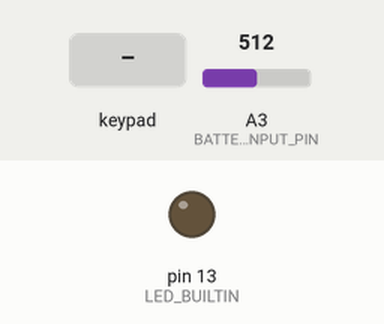
A program run on a simulated Arduino Pro Mini, built with avr-gcc and run on an emulated ATmega328P. On the bench: output pins drawn as LEDs (lit = HIGH). Wiring (inferred from the names in the program): 4×4 keypad with keys 1 2 3 A 4 5 6 B 7 8 9 C * 0 # D (labels assumed): rows A1, pin 9, pin 8, pin 7; columns pin 5, A5, pin 6, A4. Dashed ring = blinking. The inputs (shaded band) are chosen by the test bench; at power-on: A3 (BATTERY_INPUT_PIN) = 512. No radio packets arrive unless stated; pins used as bus, display or sensor lines are not drawn.

Above: at 1.2 s.
1.3 s: A3 (BATTERY_INPUT_PIN) set to 348
2.8 s: A3 (BATTERY_INPUT_PIN) set to 317
At 3.2 s:
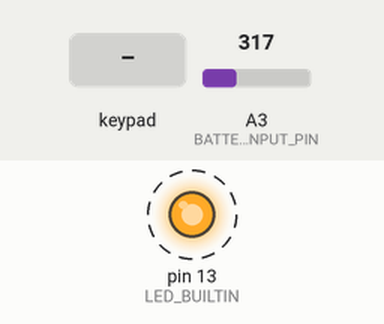
5.8 s: A3 (BATTERY_INPUT_PIN) set to 265
8.8 s: A3 (BATTERY_INPUT_PIN) set to 244
At 9.5 s:
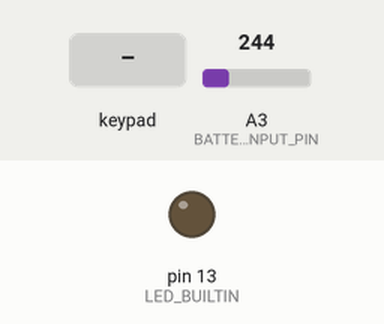
10.3 s: keypad keys 1 2 3 4 pressed 0.4 s apart
At 10.39 s:
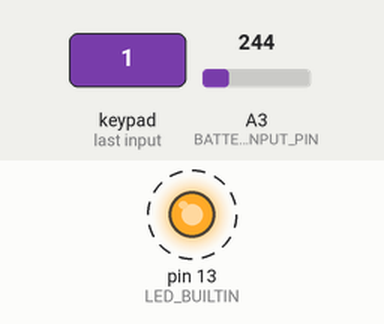
Timing chart, 0 to 13.3 s (numbered marks = the images above; inputs shaded):
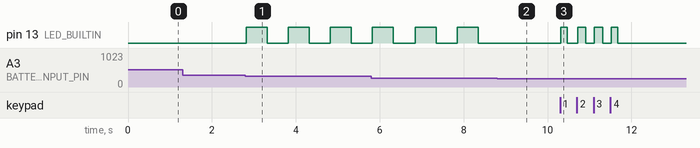

The program:

main.cpp
```cpp
#include <Arduino.h>
#ifdef __AVR__
#include <avr/wdt.h>
#endif
#include "radio.h"
#include "header.h"
#include "buttons.h"
#include "battery.h"
#include "display.h"
#include "error.h"
#include "protocol.h"

// Communication timing constants
#define COMM_TIMEOUT_MS 200UL

// Local Global-Variables
ts_status local_ts_status = TS_STAT_ON;
uint16_t local_buttons = 0;
uint8_t battery_cap = 0;
uint16_t battery_mv = 0;
uint8_t local_active_unit = 0;
bool local_comm_ok = false;
unsigned long last_comm_ms = 0;
uint32_t monotonic_tx_seq = 1;
uint8_t consecutive_tx_failures = 0;
bool battery_low_logged = false;

void setup()
{
#ifdef __AVR__
    wdt_disable();
#endif

    // 0. Immediately park nRF24 SPI bus lines to prevent floating-pin bus corruption during display init
    pinMode(CSN_PIN, OUTPUT);
    digitalWrite(CSN_PIN, HIGH);
    pinMode(CE_PIN, OUTPUT);
    digitalWrite(CE_PIN, LOW);

    // 1. Initialize the TM1638 Display FIRST so the operator gets immediate visual output
    display_init();

    // 2. Initialize Battery ADC pin with internal pullup
    battery_init();

    // 3. Initialize the Matrix Button scanner
    buttons_begin();

    // 4. Setup RF24 Radio
    radio_setup();
}

void loop()
{
    unsigned long now = millis();

    // 1. Hardware Connection Health Check of nRF24 Transceiver (with debouncing)
    static uint8_t radio_disconnect_count = 0;
    static bool radio_hardware_error = false;

    if (!radio_is_chip_connected())
    {
        if (radio_disconnect_count < 20)
        {
            radio_disconnect_count++;
        }
        else
        {
            radio_hardware_error = true;
            error_set(ERROR_RADIO_NOT_CONNECTED);
        }
    }
    else
    {
        radio_disconnect_count = 0;
        radio_hardware_error = false;
        error_clear(ERROR_RADIO_NOT_CONNECTED);
    }

    if (radio_hardware_error)
    {
        local_comm_ok = false;
        static unsigned long last_err_display_ms = 0;
        if (now - last_err_display_ms >= 50UL)
        {
            last_err_display_ms = now;
            display_show_radio_error();
        }

        // Auto-recovery: Re-initialize nRF24 every 500ms when module is reconnected
        static unsigned long last_reinit_ms = 0;
        if (now - last_reinit_ms >= 500UL)
        {
            last_reinit_ms = now;
            radio_setup();
            if (radio_is_chip_connected())
            {
                radio_hardware_error = false;
                radio_disconnect_count = 0;
                error_clear(ERROR_RADIO_NOT_CONNECTED);
            }
        }

        delay(20);
        return;
    }

    // 2. Read 15-Button Matrix (16-bit bitmask)
    local_buttons = read_buttons();

    // 3. Read Battery Telemetry
    battery_mv = battery_millivolts();
    bool bat_connected = battery_is_connected();

    if (!bat_connected)
    {
        // Battery pin is floating or unconnected (bench power mode)
        battery_cap = 100;
        local_ts_status = TS_STAT_ON;
        battery_low_logged = false;
        error_clear(ERROR_BATTERY_LOW);
    }
    else
    {
        // Map 0..255 battery charge to 0..100 percentage
        battery_cap = (uint8_t)(((uint16_t)battery_charge() * 100) / 255);
        if (battery_cap < 20)
        {
            if (!battery_low_logged)
            {
                battery_low_logged = true;
            }
            local_ts_status = TS_STAT_BATTERYLOW;
            error_set(ERROR_BATTERY_LOW);
        }
        else
        {
            battery_low_logged = false;
            local_ts_status = TS_STAT_ON;
            error_clear(ERROR_BATTERY_LOW);
        }
    }

    // 4. Transmit Deterministic Control Packet (Cyclic 20 ms)
    ControlPacket pkt;
    pkt.buttons = local_buttons;
    pkt.buttons_inv = (uint16_t)(~local_buttons);
    pkt.battery_mv = battery_mv;
    pkt.status = (uint8_t)local_ts_status;
    pkt.seq = (uint8_t)(monotonic_tx_seq++ & 0xFF);

    TelemetryPacket tel = {0, 0, 0, 0};
    bool tel_received = false;
    bool sent = radio_send_control(pkt, &tel, &tel_received);

    if (sent)
    {
        error_clear(ERROR_TRANSMIT_FAILED);
        last_comm_ms = now;
        consecutive_tx_failures = 0;
        if (tel_received && tel.active_unit > 0)
        {
            local_active_unit = tel.active_unit;
        }
    }
    else
    {
        error_set(ERROR_TRANSMIT_FAILED);
        consecutive_tx_failures++;
    }

    // 5. Link Health & Status Monitoring
    local_comm_ok = (now - last_comm_ms) < COMM_TIMEOUT_MS;
    if (local_comm_ok)
    {
        error_clear(ERROR_NO_COMMUNICATION);
    }
    else
    {
        error_set(ERROR_NO_COMMUNICATION);
    }

    // 6. Update TM1638 Display (rate-limited to 40 ms / 25 Hz for flicker-free display)
    static unsigned long last_display_ms = 0;
    if (now - last_display_ms >= 40UL)
    {
        last_display_ms = now;
#if (defined(TEST) && TEST) || (defined(DEBUG) && DEBUG)
        display_show_packet_debug(radio_get_diagnostics(), radio_get_channel(), radio_get_lqi(), !radio_hardware_error);
#else
        if (local_comm_ok)
        {
            display_update(local_active_unit, battery_cap, local_ts_status, true, local_buttons, battery_mv, error_state);
        }
        else
        {
            display_show_linking(0);
        }
#endif
    }

    // 7. Error LED and diagnostics handling (Orange LED on pin 13 lights up on any button press)
    transaction_error_handling();
    if (local_buttons != 0)
    {
        digitalWrite(LED_BUILTIN, HIGH);
    }

    unsigned long cycle_elapsed = millis() - now;
    if (cycle_elapsed < TX_CYCLE_PERIOD_MS)
    {
        delay(TX_CYCLE_PERIOD_MS - cycle_elapsed);
    }
}
```

battery.cpp
```cpp
#include "battery.h"

void battery_init()
{
    pinMode(BATTERY_INPUT_PIN, INPUT_PULLUP);
}

uint16_t battery_millivolts()
{
    int battery = analogRead(BATTERY_INPUT_PIN);
    // (ADC / 1024.0) * 5.0 / VOLTAGE_DIVIDER_COEFFICIENT * 1000.0
    float mv = (battery / 1024.0f) * 5.0f * 1000.0f / VOLTAGE_DIVIDER_COEFFICIENT;
    if (mv < 0.0f)
        return 0;
    if (mv > 10000.0f)
        return 10000;
    return (uint16_t)mv;
}

bool battery_is_connected()
{
    // A single 18650 cell operates between 3.0V (empty cutoff) and 4.2V (fully charged).
    // An unconnected / floating pin or bench power via 5V/USB reads < 2500 mV.
    return (battery_millivolts() >= 2500);
}

uint8_t battery_charge()
{
    if (!battery_is_connected())
    {
        // Unconnected / floating pin: return 100% capacity (255) to suppress false low-battery alarms
        return 255;
    }
    uint16_t mv = battery_millivolts();
    int charge = mapint(mv, (long)(BATTERY_EMPTY_VOLTAGE * 1000.0f), (long)(BATTERY_FULL_VOLTAGE * 1000.0f), 0, 255);
    if (charge < 0)
        return 0;
    if (charge > 255)
        return 255;
    return (uint8_t)charge;
}
```

battery.h
```cpp
#ifndef _H_BATTERY
#define _H_BATTERY 1

#include "header.h"

// Initialize Battery ADC pin (with pullup enabled)
void battery_init();

// Battery Charge is a value between 0 and 255
uint8_t battery_charge();

// Battery Voltage in millivolts (e.g. 3700 for 3.70V)
uint16_t battery_millivolts();

// Returns true if a real 18650 battery cell is connected (>= 2500 mV), false if floating / bench power (< 2500 mV)
bool battery_is_connected();

#endif
```

buttons.cpp
```cpp
#include "buttons.h"

static const uint8_t row_pins[4] = {MATRIX_ROW_1, MATRIX_ROW_2, MATRIX_ROW_3, MATRIX_ROW_4};
static const uint8_t col_pins[4] = {MATRIX_COL_1, MATRIX_COL_2, MATRIX_COL_3, MATRIX_COL_4};

void buttons_begin()
{
    pinMode(LED_BUILTIN, OUTPUT);
    digitalWrite(LED_BUILTIN, LOW);

    for (int i = 0; i < 4; i++)
    {
        pinMode(row_pins[i], OUTPUT);
        digitalWrite(row_pins[i], HIGH);
    }
    for (int i = 0; i < 4; i++)
    {
        pinMode(col_pins[i], INPUT_PULLUP);
    }
}

uint16_t read_buttons()
{
    uint16_t mask = 0;

    for (int r = 0; r < 4; r++)
    {
        digitalWrite(row_pins[r], LOW);
        delayMicroseconds(10);

        for (int c = 0; c < 4; c++)
        {
            if (digitalRead(col_pins[c]) == LOW)
            {
                int btn_id = (r * 4) + c;
                mask |= ((uint16_t)1 << btn_id);
            }
        }

        digitalWrite(row_pins[r], HIGH);
    }

    return mask;
}
```

buttons.h
```cpp
#ifndef _H_BUTTONS
#define _H_BUTTONS 1

#include <stdint.h>
#include "header.h"

void buttons_begin();
uint16_t read_buttons();

#endif
```

display.h
```cpp
#ifndef _H_DISPLAY
#define _H_DISPLAY 1

#include <Arduino.h>
#include "header.h"

// TM1638 display IC pins (Transmitter.NET: P1.2->D2, P1.3->D3, P1.4->D4)
#define DISPLAY_TM1638_DIO_PIN 2
#define DISPLAY_TM1638_CLK_PIN 3
#define DISPLAY_TM1638_STB_PIN 4

// Indicator bitmask constants for horizontal status bar L (5 blocks: Green, Red, Yellow, Yellow, Yellow)
#define DISPLAY_IND_GREEN 0x01 // Block 1 (Green) - Comm Link OK
#define DISPLAY_IND_RED 0x02   // Block 2 (Red)   - Comm Link Fault
#define DISPLAY_IND_YEL1 0x04  // Block 3 (Yellow)
#define DISPLAY_IND_YEL2 0x08  // Block 4 (Yellow)
#define DISPLAY_IND_YEL3 0x10  // Block 5 (Yellow)

struct RadioTxDiagnostics;

void display_init();
void display_show_linking(uint8_t seconds_left);
void display_show_linking_debug(uint8_t channel, uint8_t error_code);
void display_update(uint8_t active_unit, uint8_t battery_level, ts_status status, bool comm_ok, uint16_t buttons = 0, uint16_t battery_mv = 0, uint8_t error_flags = 0);
void display_show_packet_debug(const RadioTxDiagnostics &diag, uint8_t channel, uint8_t lqi, bool chip_connected);
void display_show_radio_error();

void display_clear();
void display_set_brightness(uint8_t brightness);
void display_set_top(const char *str);
void display_set_bottom(const char *str);
void display_set_battery_bar(uint8_t bars);
void display_set_indicators(uint8_t mask);
void display_refresh();
void display_test_pattern();

// Access internal RAM buffer (for unit tests / validation)
const uint8_t *display_get_ram();

#endif
```

error.cpp
```cpp
#include "error.h"

uint8_t error_state = ERROR_NONE;
uint16_t error_counter = 0;

static unsigned long last_led_toggle = 0;
static bool led_state = false;

void error_set(error_type_enum error)
{
    if (error == ERROR_NONE || error_is_active(error))
        return;

    error_state |= (uint8_t)error;
    if (error_counter < 65535U)
        error_counter++;
}

void error_clear(error_type_enum error)
{
    error_state &= ~(uint8_t)error;
}

bool error_is_active(error_type_enum error)
{
    return (error_state & (uint8_t)error) != 0;
}

void error_update_led()
{
    if (error_state == ERROR_NONE)
    {
        digitalWrite(LED_BUILTIN, LOW);
        led_state = false;
        return;
    }

    unsigned long now = millis();
    unsigned long interval = 1000;

    // Highest-priority active error determines the blink rate.
    if (error_state & ERROR_RADIO_NOT_CONNECTED)
        interval = 100;
    else if (error_state & ERROR_TRANSMIT_FAILED)
        interval = 250;
    else if (error_state & ERROR_NO_COMMUNICATION)
        interval = 750;
    else if (error_state & ERROR_BATTERY_LOW)
        interval = 500;

    if (now - last_led_toggle >= interval)
    {
        last_led_toggle = now;
        led_state = !led_state;
        digitalWrite(LED_BUILTIN, led_state ? HIGH : LOW);
    }
}

void transaction_error_handling()
{
    error_update_led();
}
```

error.h
```cpp
#ifndef _H_ERROR
#define _H_ERROR

#include "header.h"

// Bit-flag error codes — multiple errors can be active simultaneously.
typedef enum error_type_enum
{
    ERROR_NONE = 0,
    ERROR_RADIO_NOT_CONNECTED = 1,
    ERROR_TRANSMIT_FAILED = 2,
    ERROR_BATTERY_LOW = 4,
    ERROR_NO_COMMUNICATION = 8
} error_type_enum;

// Bitmask of currently active errors (OR of error_type_enum values).
extern uint8_t error_state;
// Total error-set calls since boot; saturates at 65535.
extern uint16_t error_counter;

void error_set(error_type_enum error);
void error_clear(error_type_enum error);
bool error_is_active(error_type_enum error);
void transaction_error_handling();
void error_update_led();

#endif
```

header.cpp
```cpp
#include "header.h"

float mapfloat(float x, long in_min, long in_max, long out_min, long out_max)
{
    return (float)(x - in_min) * (float)(out_max - out_min) / (float)(in_max - in_min) + out_min;
}

int mapint(float x, long in_min, long in_max, long out_min, long out_max)
{
    if (in_max == in_min)
        return out_min;
    return (int)((float)(x - in_min) * (float)(out_max - out_min) / (float)(in_max - in_min) + out_min);
}
```

header.h
```cpp
#ifndef _H_HEADER
#define _H_HEADER 1

#include <Arduino.h>
#include "protocol.h"

// Default RF Power Level: RF24_PA_MAX for maximum distance across industrial halls
#ifndef RF24_PA_LEVEL_DEFAULT
#define RF24_PA_LEVEL_DEFAULT RF24_PA_MAX
#endif

// Default On-Air Data Rate: RF24_1MBPS for standard robust turnaround, or RF24_250KBPS for maximum sensitivity
#ifndef RF24_DATARATE_DEFAULT
#define RF24_DATARATE_DEFAULT RF24_1MBPS
#endif

#if defined(__AVR_ATmega328P__) || defined(__AVR_ATmega328PB__) || defined(__AVR_ATmega2560__) || defined(__AVR_ATmega1280__)
#define CSN_PIN 10
#define CE_PIN A0
#elif defined(ESP32)
#define CSN_PIN 5
#define CE_PIN 4
#elif defined(ESP8266)
#define CSN_PIN D8
#define CE_PIN D4
#else
#define CSN_PIN 10
#define CE_PIN A0
#endif

#ifndef RF24_SPI_SPEED
#define RF24_SPI_SPEED 2000000UL // 2 MHz SPI clock
#endif

// Guard Channel outside standard Wi-Fi
#ifndef CHANNEL
#define CHANNEL 78
#endif

#ifndef DEBUG
#define DEBUG 0
#endif

#ifndef TEST
#define TEST 0
#endif

// Safety Watchdog & Cycle Timings
#define SAFETY_WATCHDOG_TIMEOUT_MS 150UL
#define TX_CYCLE_PERIOD_MS 20UL
#define TELEMETRY_WAIT_TIMEOUT_MS 25UL // Headroom for clone chips, receiver display refresh, and PA/LNA settling

// RF24 5-Byte Pipe Addresses (Pipes 1..5 share top 4 bytes per Nordic MultiCeiver spec)
static const uint8_t RF24_PIPE_CONTROL[5] = {'S', 'A', 'F', 'E', '1'};   // Transmitter -> Receiver
static const uint8_t RF24_PIPE_TELEMETRY[5] = {'S', 'A', 'F', 'E', '2'}; // Receiver -> Transmitter
static const uint8_t RF24_SAFETY_PIPE[5] = {'S', 'A', 'F', 'E', '1'};    // Legacy alias

// Battery Voltage Input (Transmitter.NET: R1.2/R2.2 -> U2.A3, 10k + 10k divider)
#define BATTERY_INPUT_PIN A3
#define VOLTAGE_DIVIDER_COEFFICIENT 0.5f
#define BATTERY_FULL_VOLTAGE 4.2f
#define BATTERY_EMPTY_VOLTAGE 3.0f

// 4x4 Button Matrix Pins (Transmitter.NET Connector P4: D5..D9 and A1, A4, A5)
#define MATRIX_ROW_1 9  // D9
#define MATRIX_ROW_2 8  // D18
#define MATRIX_ROW_3 7  // D19
#define MATRIX_ROW_4 A1 // D20
#define MATRIX_COL_1 5  // D3
#define MATRIX_COL_2 A5 // D4
#define MATRIX_COL_3 6  // D5
#define MATRIX_COL_4 A4 // D6

// Button bitmasks for 4x4 matrix (16-bit uint16_t: 15 buttons + ESTOP)
typedef enum buttons_enum
{
    // Register (4 buttons)
    BUTTON_REGISTER_AVANTI = 0x0001,     // D9 - D3
    BUTTON_REGISTER_INDIETRO = 0x0002,   // D9 - D4
    BUTTON_REGISTER_ABTERIORE = 0x0004,  // D9 - D5
    BUTTON_REGISTER_POSTERIORE = 0x0008, // D9 - D6

    // Anilox (4 buttons)
    BUTTON_ANILOX_AV_ANTERIORE = 0x0010,  // D18 - D3
    BUTTON_ANILOX_AV_POSTERIORE = 0x0020, // D18 - D4
    BUTTON_ANILOX_IN_ANTERIORE = 0x0040,  // D18 - D5
    BUTTON_ANILOX_IN_POSTERIORE = 0x0080, // D18 - D6

    // Cliche (4 buttons)
    BUTTON_CLICHE_AV_ANTERIORE = 0x0100,  // D19 - D3
    BUTTON_CLICHE_IN_ANTERIORE = 0x0200,  // D19 - D4
    BUTTON_CLICHE_AV_POSTERIORE = 0x0400, // D19 - D5
    BUTTON_CLICHE_IN_POSTERIORE = 0x0800, // D19 - D6

    // Color (3 buttons)
    BUTTON_COLOR_ATTACCO = 0x1000, // D20 - D3
    BUTTON_COLOR_STACCO = 0x2000,  // D20 - D4
    BUTTON_COLOR_COLORE = 0x4000,  // D20 - D5

    // Emergency / Safety stop bit
    BUTTON_ESTOP_ACTIVE = 0x8000 // D20 - D6
} buttons_enum;

typedef enum ts_status
{
    TS_STAT_OFF = 0,
    TS_STAT_ON = 1,
    TS_STAT_BATTERYLOW = 2,
    TS_STAT_FAULT = 3
} ts_status;

float mapfloat(float x, long in_min, long in_max, long out_min, long out_max);
int mapint(float x, long in_min, long in_max, long out_min, long out_max);

#endif // _H_HEADER
```

protocol.h
```cpp
#ifndef _H_PROTOCOL
#define _H_PROTOCOL 1

#include <stdint.h>
#include <stdbool.h>

#pragma pack(push, 1)

/**
 * @brief Control Packet sent from Transmitter Pendant to PLC Receiver (8 Bytes)
 */
struct ControlPacket
{
    uint16_t buttons;     // Bitmask of 15 buttons (bits 0..14, bit 15 = ESTOP)
    uint16_t buttons_inv; // Bitwise complement (~buttons) for dual-rail safety
    uint16_t battery_mv;  // Battery voltage in millivolts (e.g. 11800)
    uint8_t status;       // 1 = ON, 2 = BATTERY_LOW, 0 = OFF
    uint8_t seq;          // Incrementing counter 0..255 for freshness
};

/**
 * @brief Telemetry Packet returned from PLC Receiver to Transmitter inside ACK Payload (4 Bytes)
 */
struct TelemetryPacket
{
    uint8_t active_unit; // Active printing unit (0..15 BCD from PLC)
    uint8_t status;      // Receiver status (e.g. 1 = ON)
    uint8_t seq_ack;     // Echo of last received sequence counter
    uint8_t padding;     // Alignment padding (0x00)
};

#pragma pack(pop)

/**
 * @brief Dual-rail validation check: ensures no stuck-at bit in RAM or registers
 */
static inline bool protocol_verify_buttons(uint16_t buttons, uint16_t buttons_inv)
{
    return (uint16_t)(buttons ^ buttons_inv) == 0xFFFFU;
}

#endif // _H_PROTOCOL
```

Source omitted: radio.cpp (5167 bytes), radio.h (1823 bytes)

Measured:
- the behaviour switches between 332 and 331 on A3 (BATTERY_INPUT_PIN) (found by bisection; images 0 and 1)
- the behaviour switches between 256 and 255 on A3 (BATTERY_INPUT_PIN) (found by bisection; images 1 and 2)
- after the input at 1.3 s, every drawn part: stays the same
- after the input at 2.8 s, pin 13 (LED_BUILTIN): alternates HIGH for 0.50 s and LOW for 0.50 s, starting at once
- after the input at 8.8 s, pin 13 (LED_BUILTIN): stays LOW (without the input it goes to HIGH after 0.05 s)
- after the input at 10.3 s, pin 13 (LED_BUILTIN): alternates HIGH for 0.18 s and LOW for 0.20 s, 8 changes in all, then stays LOW, starting at once
